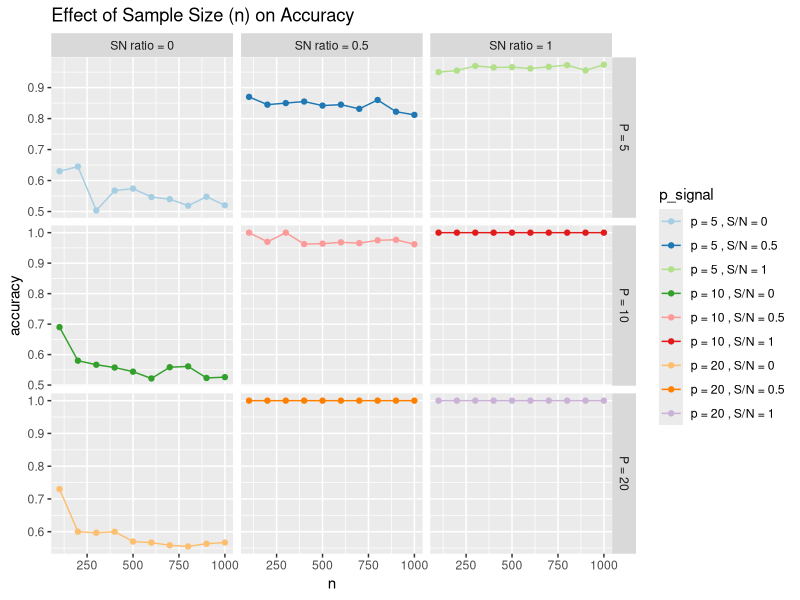

R code for this plot:
library(tidyverse)

simulate_classification_data <- function(n, p, signal_to_noise) {
  # Validate inputs
  if (signal_to_noise < 0 || signal_to_noise > 1) {
    stop("Signal-to-noise ratio must be between 0 and 1.")
  }

  # Number of signal and noise predictors
  num_signal <- round(p * signal_to_noise)
  num_noise <- p - num_signal

  # Generate signal predictors (e.g., standard normal distribution)
  if (num_signal > 0) {
    signal_predictors <- matrix(rnorm(n * num_signal, mean=1), nrow = n, ncol = num_signal)
    colnames(signal_predictors) <- paste0("true_var_", 1:num_signal)
  } else {
    signal_predictors <- NULL
  }

  # Generate noise predictors (e.g., standard normal distribution)
  if (num_noise > 0) {
    noise_predictors <- matrix(rnorm(n * num_noise, sd=5), nrow = n, ncol = num_noise)
    colnames(noise_predictors) <- paste0("noise_var_", 1:num_noise)
  } else {
    noise_predictors <- NULL
  }

  # Combine signal and noise predictors
  predictors <- cbind(signal_predictors, noise_predictors)

  # Assign coefficients to signal predictors (e.g., all coefficients = 1)
  beta <- c(rep(1, num_signal), rep(0, num_noise))
  # Compute linear predictor (eta) and probability P(Y = 1)
  eta <- predictors %*% beta
  prob_y1 <- 1 / (1 + exp(-eta)) # Logistic transformation

  # Sample binary response variable Y from Bernoulli distribution
  y <- rbinom(n, size = 1, prob = prob_y1)

  # Create a data frame with predictors and response
  data <- as.data.frame(cbind(predictors, y = y))

  return(data)
}

# Define parameter ranges
n_values <- seq(100, 1000, by = 100)      # Varying n
p_values <- c(5, 10, 20)               # Different numbers of predictors
signal_to_noise_values <- c(0, 0.5, 1) # Different signal-to-noise ratios

# Generate all combinations of parameters
param_grid <- expand.grid(n = n_values,
                          p = p_values,
                          signal_to_noise = signal_to_noise_values)


sim.apply_way <- function(param_grid) {
  # Use lapply to iterate over parameter combinations
  results <- do.call(rbind, lapply(1:nrow(param_grid), function(i) {
    # Extract parameters for this iteration
    params <- param_grid[i, ]
    # Simulate data and train model
    data <- simulate_classification_data(params$n, params$p, params$signal_to_noise)
    model <- glm(y ~ ., data = data, family = binomial)
    predictions <- ifelse(predict(model, type = "response") > 0.5, 1, 0)

    # Return results for this combination
    data.frame(n = params$n,
               p = params$p,
               signal_to_noise = params$signal_to_noise,
               accuracy = mean(predictions == data$y))
  }))
  return(results)
}

results <- sim.apply_way(param_grid) %>%
  mutate(p_signal = paste("p =", p, ", S/N =", signal_to_noise)) %>%
  mutate(
    p_signal = factor(
      p_signal,
      levels = unique(p_signal[order(p, signal_to_noise)])
    )
  )


custom_colors <- RColorBrewer::brewer.pal(
  results$p_signal %>% levels() %>% length(), "Paired"
)  # 9 distinct colors from the "Set1" palette


p_labels <- paste0("P = ", results$p |> unique())
names(p_labels) <- results$p |> unique()
sn_labels <- paste0("SN ratio = ", results$signal_to_noise |> unique())
names(sn_labels) <- results$signal_to_noise |> unique()


results %>%
  ggplot(aes(x = n, y = accuracy,
             color = p_signal)) +
  geom_line() +
  geom_point() +
  labs(title = "Effect of Sample Size (n) on Accuracy") +
  scale_color_manual(values = custom_colors) +
  facet_grid(
    p ~ signal_to_noise,
    labeller = labeller(p = p_labels, signal_to_noise = sn_labels),
    scales = "free")  # Custom labels for facets
